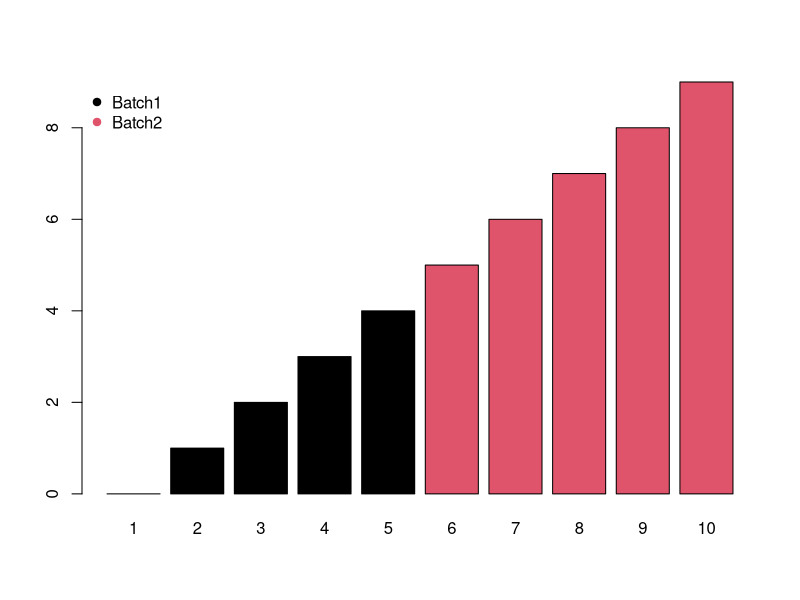
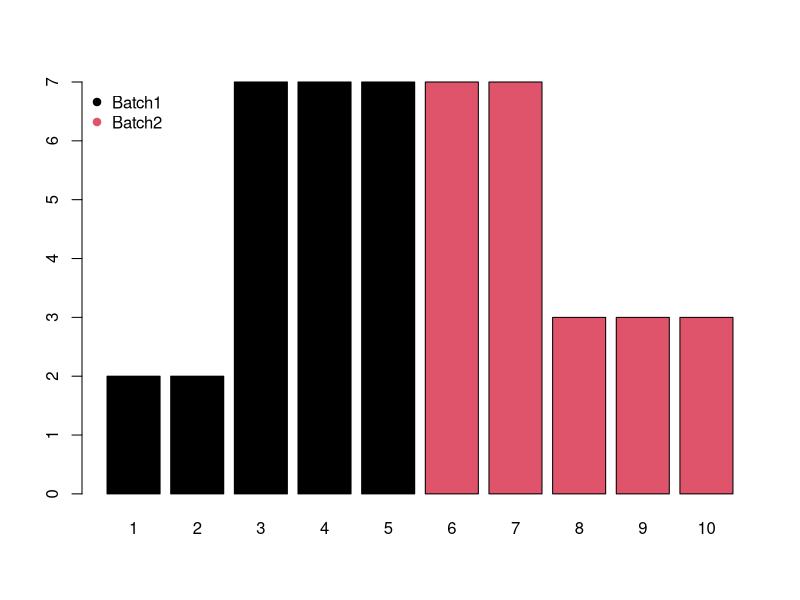
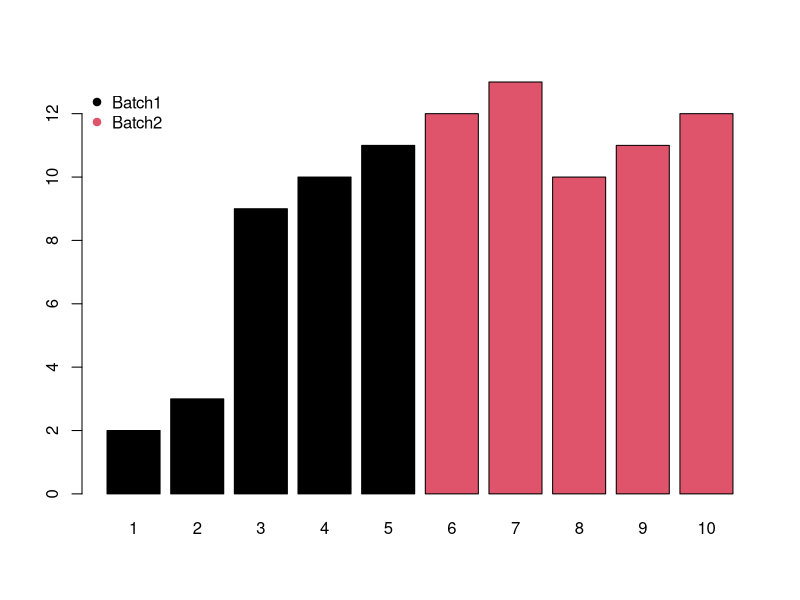
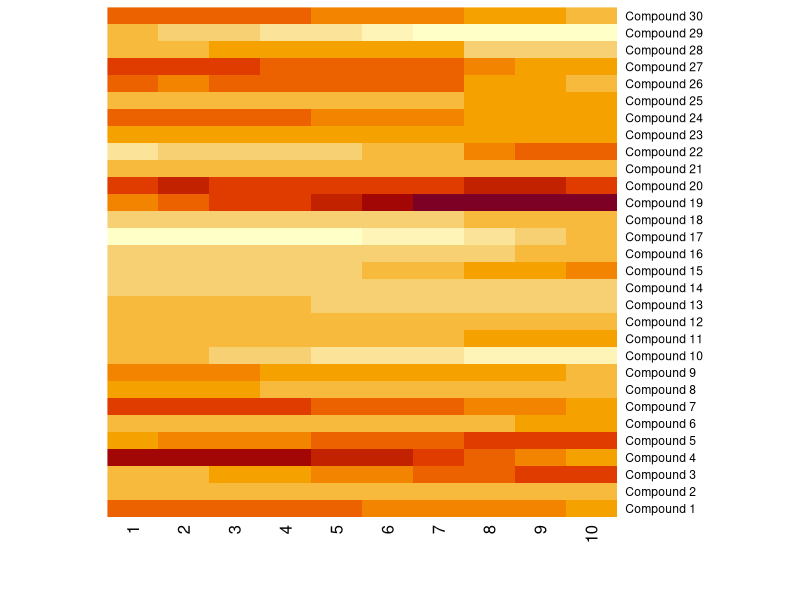
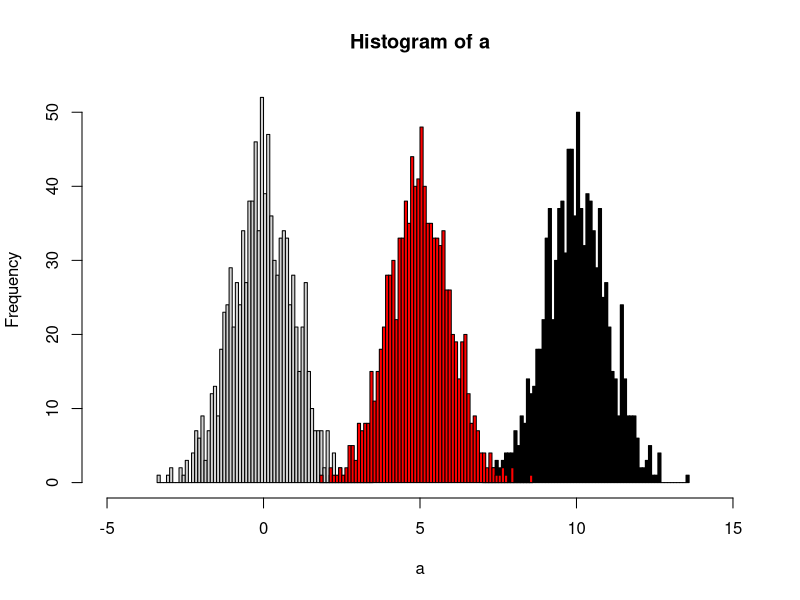
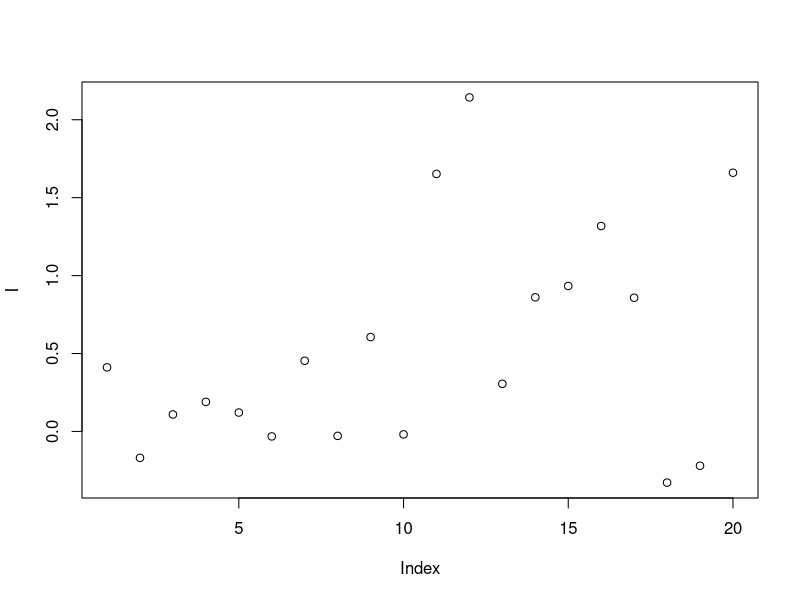
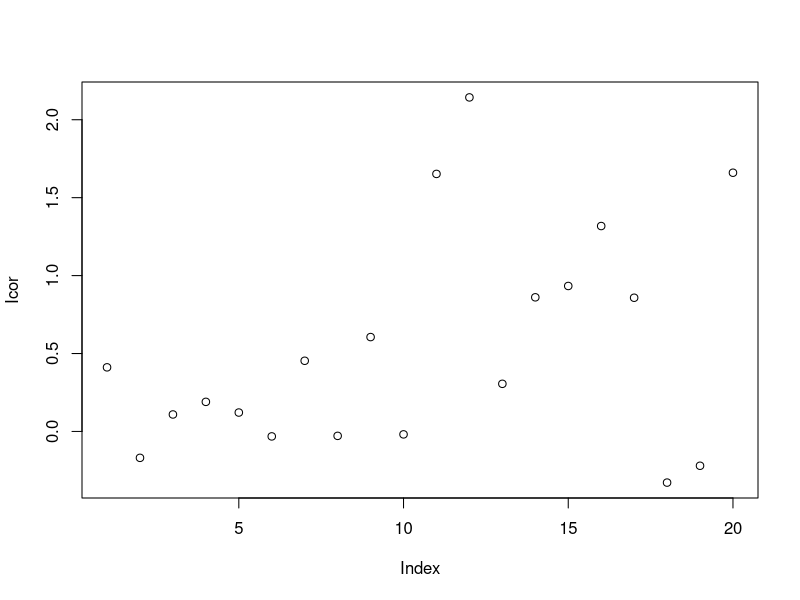
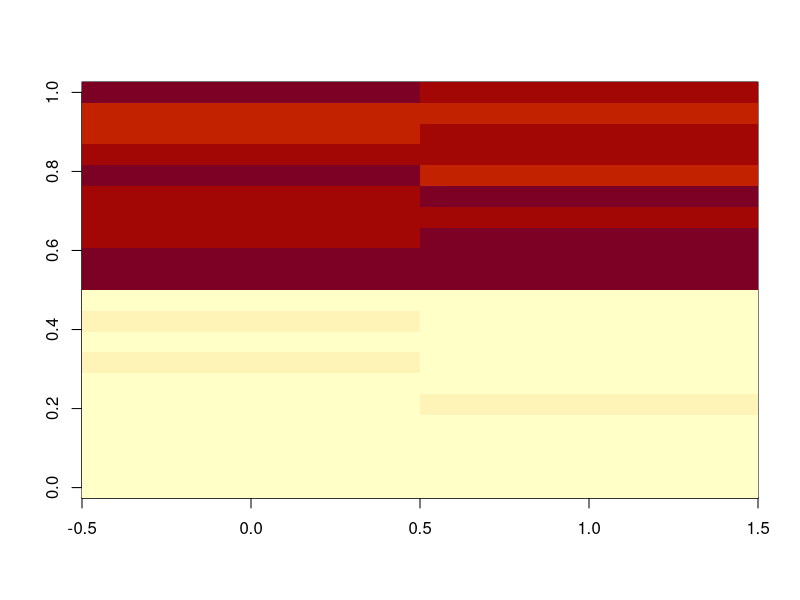

The R script that drew these images, in order:
## ---- chunk 1
batch <- seq(0,9,length.out = 10)
group <- factor(c(rep(1,5),rep(2,5)))
names(batch) <- as.character(c(1:10))
barplot(batch,col=group)
legend('topleft',legend = c('Batch1','Batch2'),col=c(1,2),pch=19,bty = 'n')
## ---- chunk 2
# Block batch
batch <- c(2,2,7,7,7,7,7,3,3,3)
group <- factor(c(rep(1,5),rep(2,5)))
names(batch) <- as.character(c(1:10))
barplot(batch,col=group)
legend('topleft',legend = c('Batch1','Batch2'),col=c(1,2),pch=19,bty = 'n')
## ---- chunk 3
# Mixed batch
batch <- c(2,2,7,7,7,7,7,3,3,3) + seq(0,9,length.out = 10)
group <- factor(c(rep(1,5),rep(2,5)))
names(batch) <- as.character(c(1:10))
barplot(batch,col=group)
legend('topleft',legend = c('Batch1','Batch2'),col=c(1,2),pch=19,bty = 'n')
## ---- chunk 4
getsample <- function(n){
        batch <- NULL
        for (i in 1:n){
        batchin <- seq(1,10,length.out = 10) * rnorm(1)
        batchde <- seq(10,1,length.out = 10) * rnorm(1)
        batchblock <- c(rep(rnorm(1),2),rep(rnorm(1),5),rep(rnorm(1),3))
        
        batchtemp <- batchin*sample(c(0,1),1) + batchde*sample(c(0,1),1) + batchblock*sample(c(0,1),1)
        
        batch <- rbind(batch,batchtemp)
        }
        return(batch)
}

d <- getsample(30)
rownames(d) <- paste('Compound',c(1:30))
heatmap(d, Colv = NA, Rowv = NA, scale="column")
## ---- chunk 5
set.seed(30)
# real peaks
group <- factor(c(rep(1,5),rep(2,5)))
con <- c(rnorm(5,5),rnorm(5,8))
re <- t.test(con~group)
# real peaks
group <- factor(c(rep(1,5),rep(2,5)))
con <- c(rnorm(5,5),rnorm(5,8))
batch <- seq(0,5,length.out = 10)
ins <- batch+con
re <- t.test(ins~group)

index <- sample(10)
ins <- batch+con[index]
re <- t.test(ins~group[index])
## ---- chunk 6
# real peaks
group <- factor(c(rep(1,5),rep(2,5)))
con <- c(rnorm(5,5),rnorm(5,8))
batch <- seq(5,0,length.out = 10)
ins <- batch+con
re <- t.test(ins~group)
## ---- chunk 7
set.seed(42)
a <- rnorm(1000)
# b sufferred batch effect with a bias of 10
b <- rnorm(1000,10)
hist(a,xlim=c(-5,15),breaks = 50)
hist(b,col = 'black', breaks = 50, add=T)
# quantile normalized
cor <- (a[order(a)]+b[order(b)])/2
# reorder
cor <- cor[order(order(a))]
hist(cor,col = 'red', breaks = 50, add=T)
## ---- chunk 8
set.seed(42)
# raw data
I = c(rnorm(10,mean = 0, sd = 0.3),rnorm(10,mean = 1, sd = 0.5))
# batch
B = c(rep(0,10),rep(1,10))
# qc
Iqc = c(rnorm(1,mean = 0, sd = 0.3),rnorm(1,mean = 1, sd = 0.5))
# corrected data
Icor = I * median(c(rep(Iqc[1],10),rep(Iqc[2],10)))/mean(c(rep(Iqc[1],10),rep(Iqc[2],10)))
# plot the result
plot(I)
plot(Icor)
## ---- chunk 9
set.seed(42)
# raw data
peaksa <- c(rnorm(10,mean = 10, sd = 0.3),rnorm(10,mean = 20, sd = 0.5))
peaksb <- c(rnorm(10,mean = 10, sd = 0.3),rnorm(10,mean = 20, sd = 0.5))

df <- rbind(peaksa,peaksb)
dfcor <- df/apply(df,2,sum)* sum(apply(df,2,median))

image(df)
image(dfcor)
## ---- chunk 10
set.seed(1)
x <- matrix(rexp(50, rate = 0.2), nrow = 10)
x_log <- log2(x + 1)
x_scaled <- scale(x_log)
head(x_scaled)
## ---- chunk 11
set.seed(2)
feature <- rnorm(10, 1000, 150)
is_signal <- rnorm(10, 500, 40)
feature_cor <- feature * median(is_signal) / is_signal
cbind(feature, feature_cor)
## ---- chunk 12
set.seed(3)
inj <- 1:12
qc_index <- c(1,4,7,10)
signal <- 100 + inj * 3 + rnorm(12, 0, 5)
qc_fit <- loess(signal[qc_index] ~ inj[qc_index], span = 0.8)
drift <- predict(qc_fit, inj)
signal_cor <- signal - drift + median(signal[qc_index])
cbind(inj, signal, round(signal_cor, 2))
